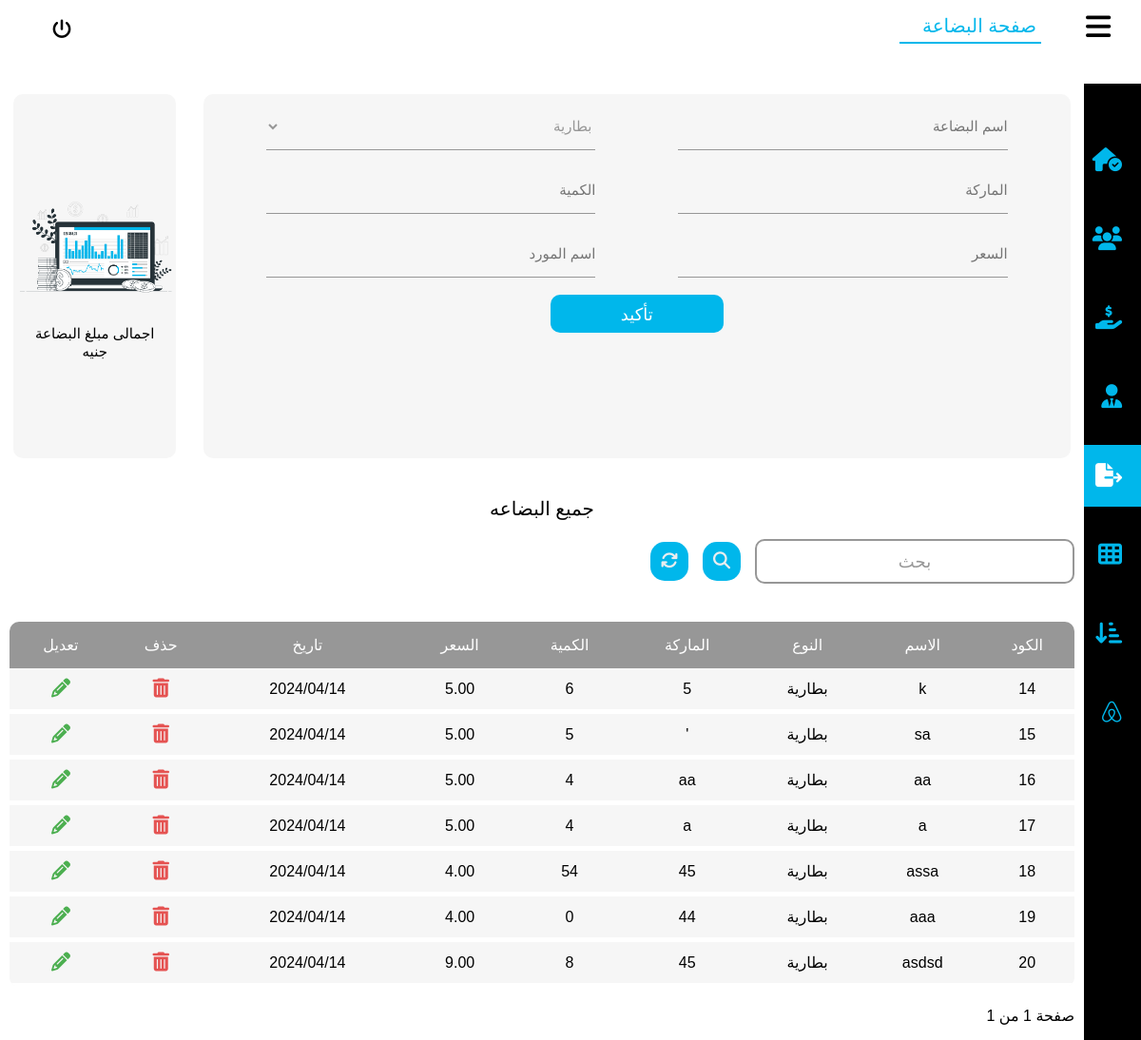
/items, run on the app's committed database.
### user/models.py (models this page shows)
class Item(models.Model):
    name = models.CharField(max_length=100, blank=True, null=True)
    kind = models.ForeignKey(Kind, on_delete=models.CASCADE, null=True)
    prand = models.CharField(max_length=100, blank=True, null=True)
    quantity = models.PositiveIntegerField(blank=True, null=True)
    price = models.DecimalField(max_digits=10, decimal_places=2, blank=True, null=True)
    date = models.DateTimeField(blank=True, null=True)

class Kind(models.Model):
    name = models.CharField(max_length=100, blank=True, null=True)

### user/views.py (the view)
# urls.py: path('items',views.items, name='items' ),
def items(request):
    all_items = Item.objects.all().order_by("-date")
    page = request.GET.get('page')
    item_list = paginate(all_items, page, per_page=20)
    if "addItem" in request.POST:
        return _handle_add_item(request)
    if 'search' in request.POST:
        search_input = request.POST.get('searchInput')
        item_list = list(Item.objects.filter(Q(name__icontains=search_input)))
    context = {'items': item_list, 'kinds': Kind.objects.all()}
    return render(request, "items.html", context)

### user/views.py (called while the page is built)
def paginate(queryset, page, per_page=20):
    paginator = Paginator(queryset, per_page)
    try:
        return paginator.page(page)
    except PageNotAnInteger:
        return paginator.page(1)
    except EmptyPage:
        return paginator.page(paginator.num_pages)

### templates/items.html (shortened to what this page needs)
{% load static %}
<!DOCTYPE html>
<html lang="en">
<head>
    <link rel="stylesheet" href=" {% static "css/style.css" %} ">
    <link rel="stylesheet" href=" {% static "css/all.min.css" %} ">
    <link rel="stylesheet" href=" {% static "css/fontawesome.min.css" %} ">
</head>
<body>
    <header>
        <div class="main">
            <div class="minhead">
                <i class="fa-solid fa-bars" id="rightconexpend"></i>
            </div>
            <ul>
                <li class="selected"><a href="{% url "items" %}">صفحة البضاعة</a></li>
            </ul>
        </div>
        <div class="username">
                <a href="{% url "logout" %}"><i class="fa-solid fa-power-off"></i></a>
        </div>
    </header>
    <div class="backcon">
        <div class="rightcon">
            <div class="minhead">
                <i class="fa-solid fa-bars" id="rightconexpend"></i>
            </div>
            <ul>
                <a href="{% url "home" %}">
                    <li>
                        <i class="fa-solid fa-house-circle-check"></i>
                    </li>
                </a>
                <a href= "{% url "sales" %}">
                    <li>
                        <i class="fa-solid fa-users"></i>
                    </li>
                </a>
                <a href="{% url "tempsales" %}">
                    <li>
                        <i class="fa-solid fa-hand-holding-dollar"></i>
                    </li>
                </a>
                <a href="{% url "loses" %}">
                    <li>
                        <i class="fa-solid fa-user-tie"></i>
                    </li>
                </a>
                <a href="{% url "items" %}">
                    <li class="activeli">
                        <i class="fa-solid fa-file-export"></i>
                    </li>
                </a>
                <a href="{% url "profits" %}">
                    <li>
                        <i class="fa-solid fa-table-cells"></i>
                    </li>
                </a>
                <a href="{% url "shorts" %}">
                    <li>
                        <i class="fa-solid fa-arrow-down-short-wide"></i>
                    </li>
                </a>
                <a href="{% url "daycome" %}">
                    <li>
                        <i class="fa-brands fa-airbnb"></i>
                    </li>
                </a>
            </ul>
        </div>
        <div class="leftcon">
            <div style="width: 100%;display: flex;align-items: center;justify-content: space-around;flex-direction: row;">
                <form method="post" action="" class="othersell">
                    <div class="addinputs">
                        <input name='name' type="text" id="search_bar" class="search_bar" required placeholder="اسم البضاعة">
                        <select name="kind" class="search_bar" id="">
                            {% for kind in kinds %}
                            <option value="{{kind.name}}">{{kind.name}}</option>
                            {% endfor %}
                        </select>
                        <input name='prand'  type="text" id="papers" class="search_bar" placeholder="الماركة" required >
                        <input name='quantity'  type="number" id="papers" class="search_bar" min="0" required placeholder="الكمية">
                        <input name='price' step="0.01"  type="number" id="price" class="search_bar" min="0" required placeholder="السعر">
                        <input name='supname' step="0.01"  type="text" id="price" class="search_bar" min="0" required placeholder="اسم المورد">
                    </div>
                    <button name="addItem" class="sellbtn">تأكيد</button>
                </form>
                <div class="totdiv">
                    <img src="{% static "images/items.png" %}" style="width:100%;">
                    <h2 id="totnum">اجمالى مبلغ البضاعة  جنيه</h2>
                </div>
            </div>
            <div class="status">
                <h2>جميع البضاعه</h2>
                <form method="post" action="" style="width: 100%;display: flex;align-items: center;justify-content: center;flex-direction: column;">
                    <div class="addsell">
                        <div class="wraper">
                            <div class="first">
                                <input  name="searchInput" value="{{request.POST.searchInput}}" type="text" id="search_bar" class="search_bar" required >
                                <span>بحث</span>
                            </div>
                        </div>
                        <button name="search" class="sellbtn" style="width: 40px;"><i class="fa-solid fa-magnifying-glass"></i></button>
                        <a href="{% url "items" %}" class="sellbtn" style="width: 40px; text-align:center;"><i class="fa-solid fa-arrows-rotate"></i></a>
                    </div>
                </form>
                <div style="width: 100%; overflow: scroll; height: fit-content;">
                    {% if items %}
                    <table class="sellstable">
                        <thead>
                            <tr>
                                <th>الكود</th>
                                <th>الاسم</th>
                                <th>النوع</th>
                                <th>الماركة</th>
                                <th>الكمية</th>
                                <th>السعر</th>
                                <th>تاريخ</th>
                                <th>حذف</th>
                                <th>تعديل</th>
                            </tr>
                        </thead>
                        <tbody>
                            {% for item in items %}
                            <tr>
                                <td>{{item.id}}</td>
                                <td>{{item.name}}</td>
                                <td>{{item.kind.name}}</td>
                                <td>{{item.prand}}</td>
                                <td>{{item.quantity}}</td>
                                <td>{{item.price}}</td>
                                <td>{{item.date|date:"20y/m/d"}}</td>
                                <td><button class="sellsdel" id="sellsdel" metadata='
                                    <form method="post" action="{% url "itemDelete" item.id %}" style="width: 100%;display: flex;align-items: center;justify-content: center;flex-direction: column;">
                                        {% csrf_token %}
                                        <div class="addsell" style="padding: 20px;flex-direction:column;">
                                            <h3 style="color:#3D4B64;">حذف المنتج</h3>
                                            <h3 style="color:#FF0000;">"حذف المنتج سيؤدى الى حذف جميع المتعلقات بها"</h3>
                                            <br>
                                            <i class="fa-regular fa-trash-can" style="color: #ff3333;font-size: 100px;"></i>
                                            <br>
                                        </div>
                                        <button name="itemDelete" class="sellbtn">حذف</button>
                                    </form>
                                    '><i class="fa-solid fa-trash-can"></i></button></td>
                                    <td><button class="sellsup" id="sellsup" metadata='
                                        <form method="post" action="{% url "itemUpdate" item.id %}" style="width: 100%;display: flex;align-items: center;justify-content: center;flex-direction: column;">
                                            {% csrf_token %}
                                            <h3 style="color:#3D4B64;">تعديل عملية</h3>
                                            <div class="addsell" style="padding-top: 70px;">
                                                <div class="wraper" style="position: absolute;  left: 35%; top: 20%;z-index: 15;">
                                                    <div class="first">
                                                        <input value="{{item.name}}" name="name" type="text" id="search_bar" class="search_bar" required >
                                                        <span>اسم المنتج</span>
                                                    </div>
                                                    <div class="search_res" id="search_res">
                                                        <table id="suplliersull">
                                                            <th></th>
                                                            <tbody id="suplliersul">
                                                                <tr><td></td></tr>
                                                            </tbody>
                                                        </table>
                                                    </div>
                                                </div>
                                                <div class="wraper">
                                                    <div class="first">
                                                        <select name="kind_name" class="search_bar" id="">
                                                            <option value="{{item.kind.name}}">{{item.kind.name}}</option>
                                                            {% for kind in kinds %}
                                                            <option value="{{kind.name}}">{{kind.name}}</option>
                                                            {% endfor %}
                                                        </select>
                                                        <span>النوع</span>
                                                    </div>
                                                </div>
                                                <div class="wraper" style="width: 20%;">
                                                <div class="second">
                                                    <input value="{{item.prand}}"  name="prand" type="text" id="search_bar" class="search_bar" required>
                                                    <span>الماركة</span>
                                                </div>
                                            </div>
                                            <div class="wraper" style="width: 20%;">
                                                <div class="second">
                                                    <input value="{{item.quantity}}"  min="0" name="quantity" type="number" id="search_bar" class="search_bar" required>
                                                    <span>الكمية</span>
                                                </div>
                                            </div>
                                            <div class="wraper" style="width: 20%;">
                                                <div class="second">
                                                    <input value="{{item.price}}" min="0" name="price" type="number" id="search_bar" class="search_bar" required >
                                                    <span>السعر</span>
                                                </div>
                                            </div>
                                        </div>
                                        <button name="itemUpdate" class="sellbtn">تعديل</button>
                                    </form>
                                    '><i class="fa-solid fa-pencil"></i></button></td>
                                </tr>
                                {% endfor %}
                            </tbody>
                        </table>
                        <div class="btnnav">
                            <div>
                                <p>صفحة {{ items.number }} من {{ items.paginator.num_pages }}</p>
                            </div>
                        </div>
                        {% else %}
                        <h2 style="width: 100%;text-align: center;color: #303C54;margin-bottom: 20px;">لا يوجد بضاعة</h2>
                        {% endif %}
                </div>
            </div>
        </div>
    </div>
</body>
</html>

### data on the page
Item: id "14", name "k", kind.name "بطارية", prand "5", quantity "6", price "5.00", date "2024/04/14"
Item: id "15", name "sa", kind.name "بطارية", prand "'", quantity "5", price "5.00", date "2024/04/14"
Item: id "16", name "aa", kind.name "بطارية", prand "aa", quantity "4", price "5.00", date "2024/04/14"
Item: id "17", name "a", kind.name "بطارية", prand "a", quantity "4", price "5.00", date "2024/04/14"
Item: id "18", name "assa", kind.name "بطارية", prand "45", quantity "54", price "4.00", date "2024/04/14"
Item: id "19", name "aaa", kind.name "بطارية", prand "44", quantity "0", price "4.00", date "2024/04/14"
Item: id "20", name "asdsd", kind.name "بطارية", prand "45", quantity "8", price "9.00", date "2024/04/14"

### other printed values
{{ items.paginator.num_pages }} "1"
form field kind "بطارية"
